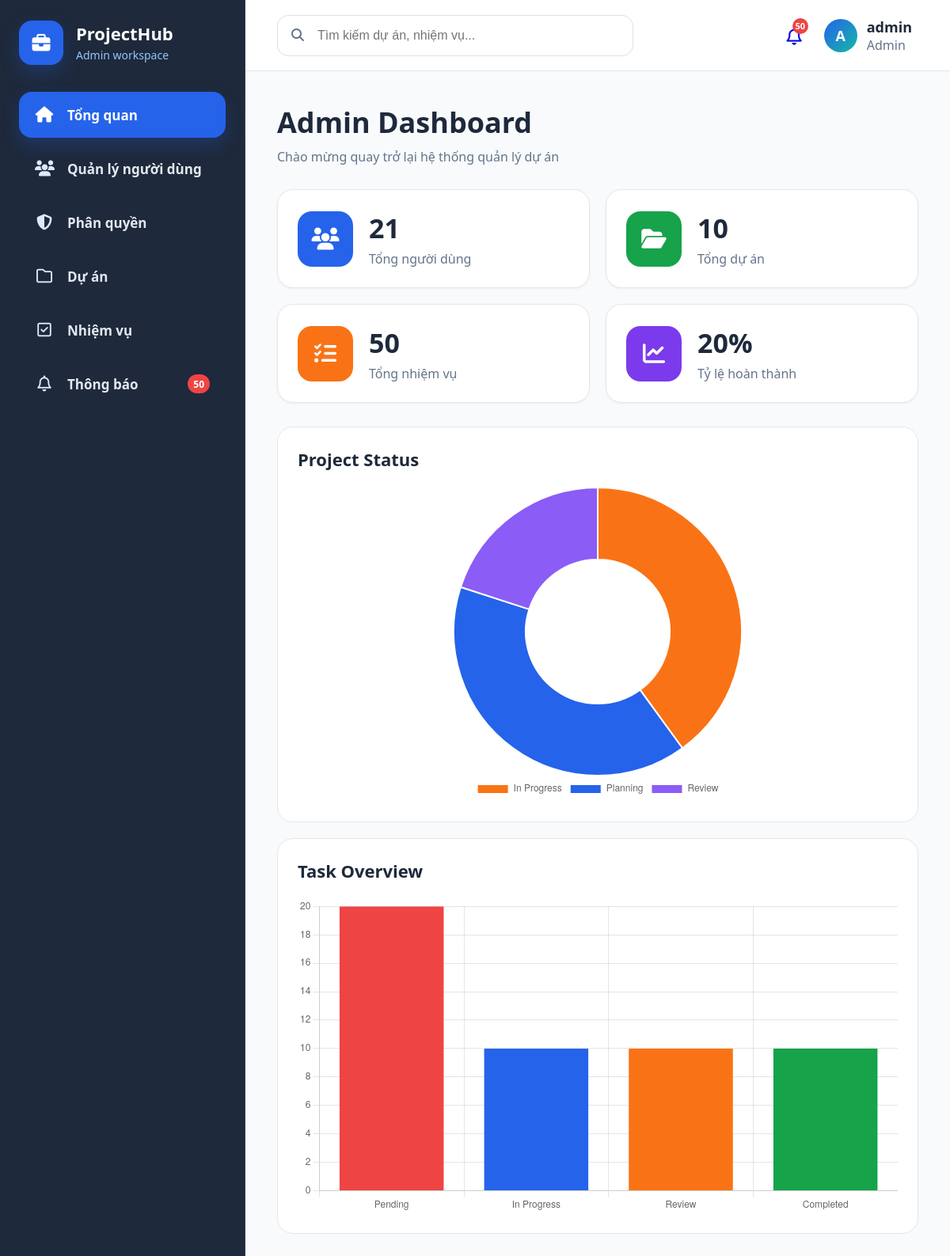
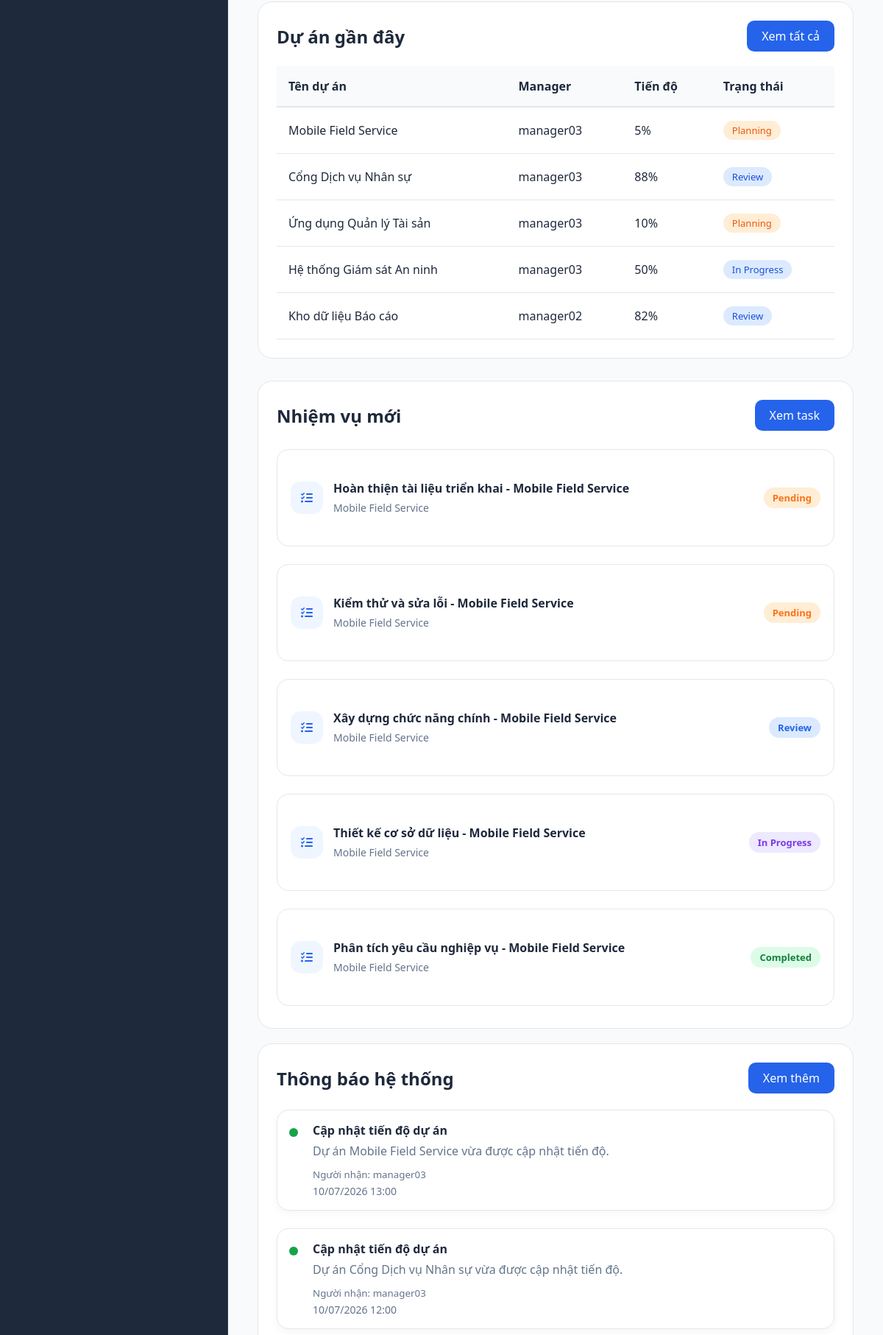
Page /index.php?page=dashboard (signed in, upper part) on the committed database (2 pictures, top to bottom).
### tables this page shows
CREATE TABLE `projects` (
  `project_id` int(11) NOT NULL,
  `project_code` varchar(30) NOT NULL,
  `name` varchar(255) NOT NULL,
  `description` text DEFAULT NULL,
  `start_date` date DEFAULT NULL,
  `end_date` date DEFAULT NULL,
  `created_by` int(11) NOT NULL,
  `created_at` timestamp NOT NULL DEFAULT current_timestamp(),
  `updated_at` timestamp NOT NULL DEFAULT current_timestamp() ON UPDATE current_timestamp(),
  `is_deleted` tinyint(1) NOT NULL DEFAULT 0,
  `status` varchar(50) DEFAULT 'Planning',
  `priority` varchar(50) DEFAULT 'Medium',
  `progress` int(11) NOT NULL DEFAULT 0,
  `manager_id` int(11) DEFAULT NULL
);

CREATE TABLE `tasks` (
  `task_id` int(11) NOT NULL,
  `project_id` int(11) NOT NULL,
  `title` varchar(255) NOT NULL,
  `description` text DEFAULT NULL,
  `status` enum('Pending','In Progress','Review','Completed','Pending Approval','Approved','Rejected') DEFAULT 'Pending',
  `priority` enum('Low','Medium','High','Critical') NOT NULL DEFAULT 'Medium',
  `assignee_id` int(11) DEFAULT NULL,
  `created_by` int(11) NOT NULL,
  `due_date` date DEFAULT NULL,
  `progress_percent` int(11) NOT NULL DEFAULT 0,
  `progress_comment` text DEFAULT NULL,
  `progress_file` varchar(500) DEFAULT NULL,
  `approval_status` enum('Not Required','Pending Approval','Approved','Rejected') NOT NULL DEFAULT 'Not Required',
  `approved_by` int(11) DEFAULT NULL,
  `approved_at` datetime DEFAULT NULL,
  `rejected_reason` varchar(500) DEFAULT NULL,
  `created_at` timestamp NOT NULL DEFAULT current_timestamp(),
  `updated_at` timestamp NOT NULL DEFAULT current_timestamp() ON UPDATE current_timestamp(),
  `is_deleted` tinyint(1) NOT NULL DEFAULT 0
);

CREATE TABLE `notifications` (
  `notification_id` int(11) NOT NULL,
  `user_id` int(11) NOT NULL,
  `type` varchar(50) DEFAULT NULL,
  `title` varchar(255) NOT NULL,
  `content` text DEFAULT NULL,
  `related_type` varchar(50) DEFAULT NULL,
  `related_id` int(11) DEFAULT NULL,
  `is_read` tinyint(1) NOT NULL DEFAULT 0,
  `created_at` timestamp NOT NULL DEFAULT current_timestamp()
);

CREATE TABLE `users` (
  `user_id` int(11) NOT NULL,
  `username` varchar(50) NOT NULL,
  `email` varchar(120) NOT NULL,
  `phone` varchar(20) DEFAULT NULL,
  `address` varchar(255) DEFAULT NULL,
  `password` varchar(255) NOT NULL,
  `role_id` int(11) NOT NULL,
  `status` varchar(20) NOT NULL DEFAULT 'active',
  `refresh_token` varchar(255) DEFAULT NULL,
  `token_expired_at` datetime DEFAULT NULL,
  `created_at` timestamp NOT NULL DEFAULT current_timestamp(),
  `updated_at` timestamp NOT NULL DEFAULT current_timestamp() ON UPDATE current_timestamp(),
  `is_deleted` tinyint(1) NOT NULL DEFAULT 0
);

### controllers/dashboardController.php (called while the page is built, shortened)
<?php
require_once __DIR__ . '/../config/database.php';
class DashboardController
{
    private PDO $conn;
    public function __construct()
    {
        $db = new Database();
        $this->conn = $db->connect();
    }
    public function adminStats(): array
    {
        $users = $this->count("SELECT COUNT(*) FROM users WHERE is_deleted = 0");
        $projects = $this->count("SELECT COUNT(*) FROM projects WHERE is_deleted = 0");
        $tasks = $this->count("SELECT COUNT(*) FROM tasks WHERE is_deleted = 0");
        $completed = $this->count("SELECT COUNT(*) FROM tasks WHERE is_deleted = 0 AND status = 'Completed'");
        return [
            'users' => $users,
            'projects' => $projects,
            'tasks' => $tasks,
            'completed' => $completed,
            'completion_rate' => $tasks > 0 ? round(($completed / $tasks) * 100) : 0
        ];
    }
    public function projectStatusChart(?int $managerId = null): array
    {
        return $this->fetchAll(
            "SELECT status, COUNT(*) total
             FROM projects
             WHERE is_deleted = 0
             GROUP BY status"
        );
    }
    public function taskStatusChart(?int $managerId = null, ?int $staffId = null): array
    {
        return $this->fetchAll(
            "SELECT status, COUNT(*) total
             FROM tasks
             WHERE is_deleted = 0
             GROUP BY status"
        );
    }
    public function recentProjects(?int $managerId = null, ?int $staffId = null, int $limit = 5): array
    {
        $sql = "
            SELECT
                p.*,
                p.name AS project_name,
                COALESCE(u.username, 'Chưa phân công') AS manager_name,
                COUNT(pm.user_id) AS team_count
            FROM projects p
            LEFT JOIN users u ON p.manager_id = u.user_id
            LEFT JOIN project_members pm ON p.project_id = pm.project_id
            WHERE p.is_deleted = 0
            GROUP BY p.project_id
            ORDER BY p.project_id DESC
            LIMIT $limit
        ";
        return $this->fetchAll($sql);
    }
    public function recentNotifications(?int $userId = null, int $limit = 4): array
    {
        $sql = "
            SELECT
                n.*,
                u.username AS receiver_name,
                r.name AS receiver_role
            FROM notifications n
            LEFT JOIN users u ON n.user_id = u.user_id
            LEFT JOIN roles r ON u.role_id = r.role_id
            ORDER BY n.created_at DESC
            LIMIT $limit
        ";
        return $this->fetchAll($sql);
    }
    public function latestTasks($limit = 5)
        {
            $sql = "
                SELECT
                    t.*,
                    t.title AS task_name,
                    p.name AS project_name,
                    u.username AS assigned_name
                FROM tasks t
                LEFT JOIN projects p
                    ON t.project_id = p.project_id
                LEFT JOIN users u
                    ON t.assignee_id = u.user_id
                WHERE t.is_deleted = 0
                ORDER BY t.task_id DESC
                LIMIT ?
            ";
            $stmt = $this->conn->prepare($sql);
            $stmt->bindValue(1, (int)$limit, PDO::PARAM_INT);
            $stmt->execute();
            return $stmt->fetchAll(PDO::FETCH_ASSOC);
        }
    private function count(string $sql, array $params = []): int
    {
        $stmt = $this->conn->prepare($sql);
        $stmt->execute($params);
        return (int)$stmt->fetchColumn();
    }
    private function fetchAll(string $sql, array $params = []): array
    {
        $stmt = $this->conn->prepare($sql);
        $stmt->execute($params);
        return $stmt->fetchAll(PDO::FETCH_ASSOC);
    }
}

### config/database.php (called while the page is built, shortened)
<?php
class Database
{
    private $host = "localhost";
    private $dbname = "project_management";
    private $username = "root";
    private $password = "";
    public function connect()
    {
        $this->conn = null;
        try {
            $this->conn = new PDO(
                "mysql:host={$this->host};dbname={$this->dbname};charset=utf8",
                $this->username,
                $this->password
            );
            $this->conn->setAttribute(
                PDO::ATTR_ERRMODE,
                PDO::ERRMODE_EXCEPTION
            );
            $this->conn->setAttribute(
                PDO::ATTR_EMULATE_PREPARES,
                true
            );
        } catch(PDOException $e) {
            die("Database Error: " . $e->getMessage());
        }
        return $this->conn;
    }
}

### views/dashboard/index.php (the view, shortened to what this page needs)
<?php
require_once __DIR__ . '/../../controllers/dashboardController.php';
$dashboardController = new DashboardController();
$newTasks = $dashboardController->latestTasks(5);
$stats = $dashboardController->adminStats();
$projectChart = $dashboardController->projectStatusChart();
$taskChart = $dashboardController->taskStatusChart();
$projects = $dashboardController->recentProjects(null, null, 5);
$notifications = $dashboardController->recentNotifications(null, 4);
?>
<div class="page-container">
    <div class="dashboard-header">
        <div>
            <h1>Admin Dashboard</h1>
            <p>Chào mừng quay trở lại hệ thống quản lý dự án</p>
        </div>
    </div>
    <div class="stats-grid">
        <div class="stat-card">
            <div class="stat-icon blue">
                <i class="fa-solid fa-users"></i>
            </div>
            <div>
                <h2><?= (int)$stats['users'] ?></h2>
                <p>Tổng người dùng</p>
            </div>
        </div>
        <div class="stat-card">
            <div class="stat-icon green">
                <i class="fa-solid fa-folder-open"></i>
            </div>
            <div>
                <h2><?= (int)$stats['projects'] ?></h2>
                <p>Tổng dự án</p>
            </div>
        </div>
        <div class="stat-card">
            <div class="stat-icon orange">
                <i class="fa-solid fa-list-check"></i>
            </div>
            <div>
                <h2><?= (int)$stats['tasks'] ?></h2>
                <p>Tổng nhiệm vụ</p>
            </div>
        </div>
        <div class="stat-card">
            <div class="stat-icon purple">
                <i class="fa-solid fa-chart-line"></i>
            </div>
            <div>
                <h2><?= (int)$stats['completion_rate'] ?>%</h2>
                <p>Tỷ lệ hoàn thành</p>
            </div>
        </div>
    </div>
    <div class="chart-grid">
        <div class="chart-card">
            <div class="chart-header">
                <h3>Project Status</h3>
            </div>
            <div class="chart-wrapper">
                <canvas id="projectChart"></canvas>
            </div>
        </div>
        <div class="chart-card">
            <div class="chart-header">
                <h3>Task Overview</h3>
            </div>
            <div class="chart-wrapper">
                <canvas id="taskChart"></canvas>
            </div>
        </div>
    </div>
    <div class="table-card">
        <div class="table-header">
            <h3>Dự án gần đây</h3>
            <a href="index.php?page=projects" class="btn-primary">Xem tất cả</a>
        </div>
        <table>
            <thead>
                <tr>
                    <th>Tên dự án</th>
                    <th>Manager</th>
                    <th>Tiến độ</th>
                    <th>Trạng thái</th>
                </tr>
            </thead>
            <tbody>
                <?php if (empty($projects)): ?>
                    <tr>
                        <td colspan="4">Chưa có dự án nào.</td>
                    </tr>
                <?php else: ?>
                    <?php foreach ($projects as $project): ?>
                        <?php
                            $badgeClass = 'badge-blue';
                            if (($project['status'] ?? '') === 'Completed') {
                                $badgeClass = 'badge-green';
                            } elseif (($project['status'] ?? '') === 'Planning') {
                                $badgeClass = 'badge-orange';
                            }
                        ?>
                        <tr>
                            <td><?= htmlspecialchars($project['project_name']) ?></td>
                            <td><?= htmlspecialchars($project['manager_name']) ?></td>
                            <td><?= (int)($project['progress'] ?? 0) ?>%</td>
                            <td>
                                <span class="badge <?= $badgeClass ?>">
                                    <?= htmlspecialchars($project['status'] ?? 'Planning') ?>
                                </span>
                            </td>
                        </tr>
                    <?php endforeach; ?>
                <?php endif; ?>
            </tbody>
        </table>
    </div>
    <div class="dashboard-two-columns">
        <div class="table-card">
            <div class="table-header">
                <h3>Nhiệm vụ mới</h3>
                <a href="index.php?page=tasks" class="btn-primary">
                    Xem task
                </a>
            </div>
            <div class="new-tasks-list">
                <?php if(empty($newTasks)): ?>
                    <p class="new-task-empty">
                        Chưa có nhiệm vụ mới.
                    </p>
                <?php else: ?>
                    <?php foreach($newTasks as $task): ?>
                        <?php
                            $statusClass = strtolower(
                                str_replace(' ', '-', $task['status'] ?? 'pending')
                            );
                        ?>
                        <a
                            href="index.php?page=task-detail&id=<?= $task['task_id'] ?>"
                            class="new-task-item">
                            <div class="new-task-icon">
                                <i class="fa-solid fa-list-check"></i>
                            </div>
                            <div class="new-task-content">
                                <span class="new-task-title">
                                    <?= htmlspecialchars($task['task_name'] ?? '') ?>
                                </span>
                                <span class="new-task-project">
                                    <?= htmlspecialchars($task['project_name'] ?? 'Không có dự án') ?>
                                </span>
                            </div>
                            <span class="new-task-status <?= $statusClass ?>">
                                <?= htmlspecialchars($task['status'] ?? 'Pending') ?>
                            </span>
                        </a>
                    <?php endforeach; ?>
                <?php endif; ?>
            </div>
        </div>
        <div class="table-card dashboard-notifications">
            <div class="table-header">
                <h3>Thông báo hệ thống</h3>
                <a href="index.php?page=notifications" class="btn-primary">Xem thêm</a>
            </div>
            <div class="notifications-list dashboard-notification-list">
                <?php if (empty($notifications)): ?>
                    <div class="dashboard-empty">Chưa có thông báo.</div>
                <?php else: ?>
                    <?php foreach ($notifications as $notification): ?>
                        <div class="notification-card dashboard-notification-card">
                            <div class="notification-icon">
                                <?php if (($notification['type'] ?? '') === 'task'): ?>
                                    <span class="dot blue"></span>
                                <?php elseif (($notification['type'] ?? '') === 'comment'): ?>
                                    <span class="dot orange"></span>
                                <?php else: ?>
                                    <span class="dot green"></span>
                                <?php endif; ?>
                            </div>
                            <div class="notification-content">
                                <h4><?= htmlspecialchars($notification['title']) ?></h4>
                                <p><?= htmlspecialchars($notification['content'] ?? '') ?></p>
                                <?php if (!empty($notification['receiver_name'])): ?>
                                    <small>Người nhận: <?= htmlspecialchars($notification['receiver_name']) ?></small>
                                <?php endif; ?>
                                <span class="notification-time">
                                    <?= date('d/m/Y H:i', strtotime($notification['created_at'])) ?>
                                </span>
                            </div>
                        </div>
                    <?php endforeach; ?>
                <?php endif; ?>
            </div>
        </div>
    </div>
</div>
<script>
    window.projectChartData = <?= json_encode($projectChart) ?>;
    window.taskChartData = <?= json_encode($taskChart) ?>;
</script>

### rows in the picture
projects: name "Mobile Field Service", manager_name "manager03", progress "5", status "Planning"
projects: name "Cổng Dịch vụ Nhân sự", manager_name "manager03", progress "88", status "Review"
projects: name "Ứng dụng Quản lý Tài sản", manager_name "manager03", progress "10", status "Planning"
projects: name "Hệ thống Giám sát An ninh", manager_name "manager03", progress "50", status "In Progress"
projects: name "Kho dữ liệu Báo cáo", manager_name "manager02", progress "82", status "Review"
tasks: title "Hoàn thiện tài liệu triển khai - Mobile Field Service", project.name "Mobile Field Service", status "Pending"
tasks: title "Kiểm thử và sửa lỗi - Mobile Field Service", project.name "Mobile Field Service", status "Pending"
tasks: title "Xây dựng chức năng chính - Mobile Field Service", project.name "Mobile Field Service", status "Review"
tasks: title "Thiết kế cơ sở dữ liệu - Mobile Field Service", project.name "Mobile Field Service", status "In Progress"
tasks: title "Phân tích yêu cầu nghiệp vụ - Mobile Field Service", project.name "Mobile Field Service", status "Completed"
notifications: type "project" (drawn), title "Cập nhật tiến độ dự án", content "Dự án Mobile Field Service vừa được cập nhật tiến độ.", user.username "manager03", created_at "10/07/2026 13:00"
notifications: type "project" (drawn), title "Cập nhật tiến độ dự án", content "Dự án Cổng Dịch vụ Nhân sự vừa được cập nhật tiến độ.", user.username "manager03", created_at "10/07/2026 12:00"

### other values in the picture
$adminNotificationCount "50"
$topbarNotificationCount "50"
$avatarInitial "A"
$username "admin"
$roleName "Admin"
$stats['users'] "21"
$stats['projects'] "10"
$stats['tasks'] "50"
$stats['completion_rate'] "20"
chart data {{ json_encode($projectChart) }} [{"status":"In Progress","total":4},{"status":"Planning","total":4},{"status":"Review","total":2}]
chart data {{ json_encode($taskChart) }} [{"status":"Pending","total":20},{"status":"In Progress","total":10},{"status":"Review","total":10},{"status":"Completed","total":10}]
